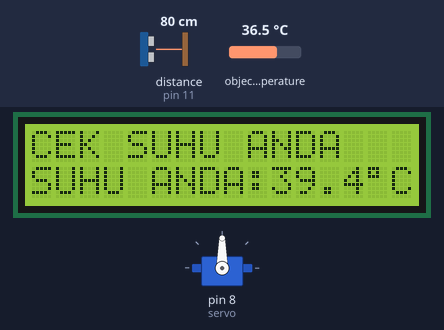
Bench run of a program on a simulated Arduino Nano, built with avr-gcc and run on an emulated ATmega328P. On the bench: servo, 16×2 character LCD. Wiring (inferred from the names in the program): ultrasonic range finder: trigger pin 12; echo pin 11. The inputs (shaded band) are chosen by the test bench; at power-on: object temperature 36.5 °C, distance to the obstacle (sensor on pin 11) 80 cm. The echo pulse lasts 58.3 µs per cm; what the program prints to the serial monitor is not drawn.

Above: at 2.2 s.
2.3 s: object temperature set to 20 °C
At 9.2 s:
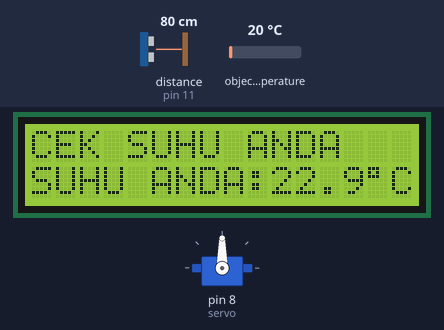
9.6 s: object temperature set to 26 °C
At 15.9 s:
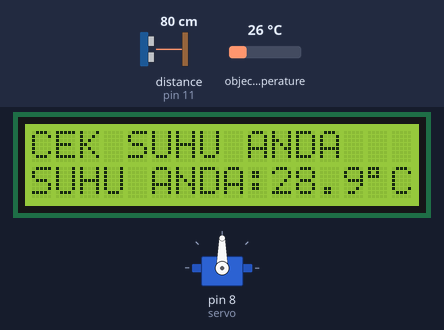
16.2 s: object temperature set to 32 °C
At 21.8 s:
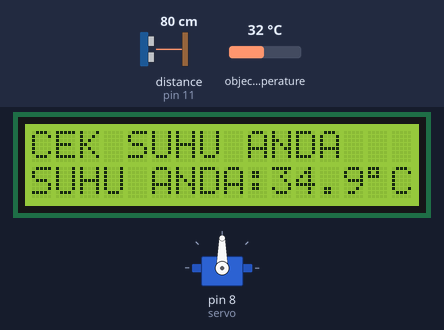
Timing chart, 0 to 23.3 s (numbered marks = the images above; inputs shaded):
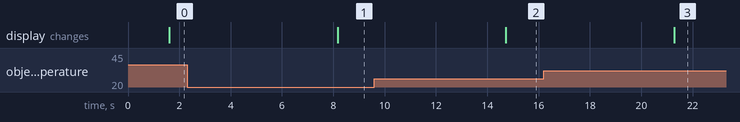

Measured:
- after the input at 2.3 s, the display: changes after 5.9 s (image 1)
- after the input at 9.6 s, the display: changes after 5.1 s (image 2)
- after the input at 16.2 s, the display: changes after 5.1 s (image 3)

The program:

main.cpp
```cpp
#include <Arduino.h>
#include <LiquidCrystal_I2C.h>
#include <Wire.h>
#include <Adafruit_MLX90614.h>
#include <Servo.h>
#include <Ultrasonic.h>

#define buzzer = 7
#define ledR = 6
#define ledH = 5

LiquidCrystal_I2C lcd(0x27, 16, 2);
Adafruit_MLX90614 mlx = Adafruit_MLX90614();
Servo servo;

float suhu = 2.9;
float rata = 0;
int angle = 10;
int jarak = 0;

const int trigPin = 12;
const int echoPin = 11;
long duration;
int distance;

void setup()
{
  // put your setup code here, to run once:
  servo.attach(8);
  pinMode(trigPin, OUTPUT);
  pinMode(echoPin, OUTPUT);
  Serial.begin(9600);
  mlx.begin();
  lcd.begin(16, 2);
}

void loop()
{
  // put your main code here, to run repeatedly:

  digitalWrite(trigPin, LOW);
  delayMicroseconds(2);
  digitalWrite(trigPin, HIGH);
  delayMicroseconds(10);
  digitalWrite(trigPin, LOW);
  duration = pulseIn(echoPin, HIGH);
  distance = duration * 0.034 / 2;
  rata = suhu;
  Serial.print("Distance: ");
  Serial.println(distance);
  delay(500);
  Serial.println("suhu;");
  Serial.println(suhu = 2.8 + mlx.readObjectTempC());
  lcd.backlight();
  lcd.setCursor(0, 0);
  lcd.print("CEK SUHU ANDA");
  lcd.setCursor(0, 1);
  lcd.print("DEKATKAN KEPALA");
  lcd.print(" ");
  lcd.print(suhu, 1);
  lcd.print((char)223);
  lcd.print("C");
  if (distance < 5)
  {
    suhu = 2.9 + mlx.readObjectTempC();
    lcd.setCursor(0, 1);
    lcd.print("SUHU ANDA:");
    lcd.print(suhu, 1);
    lcd.print((char)223);
    lcd.print("");
    lcd.print("C");
    delay(5000);
  }
  if (distance > 5)
  {
    lcd.setCursor(0, 1);
    lcd.print("DEKATKAN KEPALA");
    lcd.print((char)223);
    delay(2000);
  }
}
```
